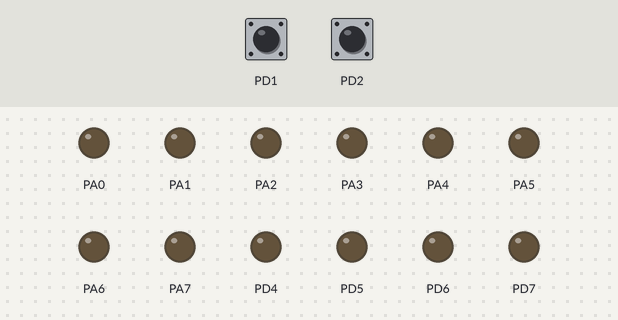
The program below on a simulated ATmega128, built with avr-gcc and emulated at 8 MHz. Shown: output pins drawn as LEDs (lit = HIGH). The inputs (shaded band) are chosen by the test bench; at power-on: PD1 LOW, PD2 HIGH.

Above: at 1.2 s.
1.3 s: PD1 driven HIGH
At 2.4 s:
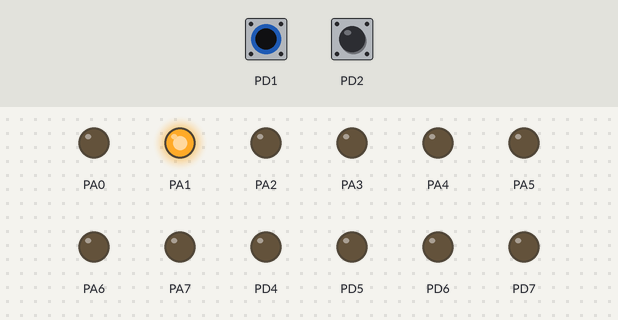
2.8 s: PD2 driven LOW
At 3.6 s:
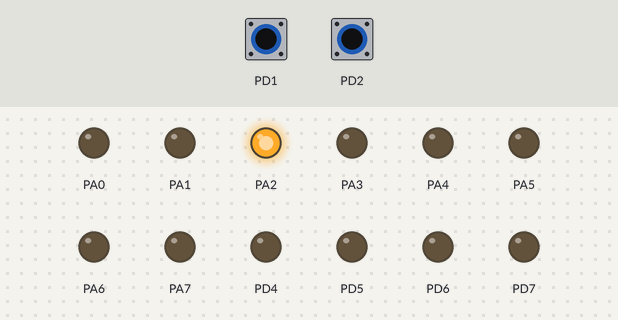
4.3 s: PD1 pulsed LOW 5 times (0.12 s each, 0.3 s apart)
At 6.4 s:
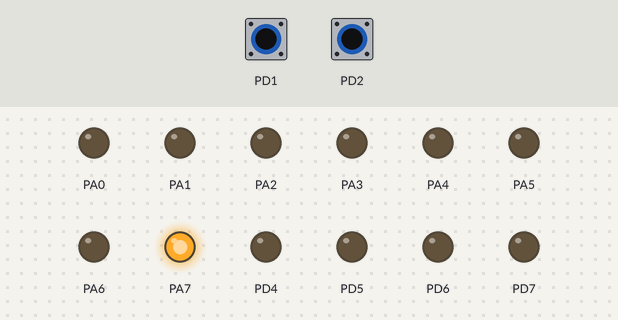
7.3 s: PD2 pulsed HIGH 2 times (0.12 s each, 0.3 s apart)
At 7.57 s:
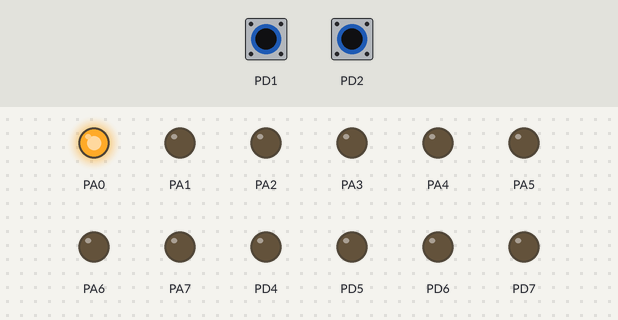
Timing chart, 0 to 10.3 s (numbered marks = the images above; inputs shaded):
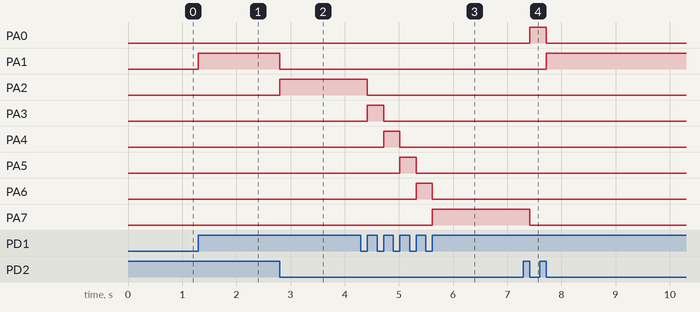

Measured:
- after the input at 1.3 s, PA1: LOW → HIGH at once
- after the input at 2.8 s, PA1: HIGH → LOW at once; PA2: LOW → HIGH at once
- after the input at 4.3 s, PA2: HIGH → LOW after 0.12 s; PA3: LOW → HIGH after 0.12 s, → LOW 0.30 s later; PA4: LOW → HIGH after 0.42 s, → LOW 0.30 s later; PA5: LOW → HIGH after 0.72 s, → LOW 0.30 s later; PA6: LOW → HIGH after 1.0 s, → LOW 0.30 s later
- after the input at 7.3 s, PA0: LOW → HIGH after 0.12 s, → LOW 0.30 s later; PA1: LOW → HIGH after 0.42 s; PA7: HIGH → LOW after 0.12 s

The program:

main.c
```c
#define F_CPU 8e6
#include <avr/io.h>
#include <util/delay.h>
#include <avr/interrupt.h>
#define BIT(x) (1 << (x))

int i = 0;

ISR( INT1_vect ) {
	if (i >= 7){
		i = 0;
	} else {
		i++;
	}
	PORTA = BIT(i);
	_delay_ms(100);
}

ISR( INT2_vect ) {
    	if (i >= 7){
	    	i = 0;
	    	} else {
	    	i++;
    	}
    	PORTA = BIT(i);
    	_delay_ms(100);
}

int main( void ) {
	// Init I/O
	DDRD = 0xF0;
	DDRA = 0xFF;			// PORTD(7:4) output, PORTD(3:0) input

	// Init Interrupt hardware
	EICRA |= 0x2C;			// INT1 falling edge, INT2 rising edge
	EIMSK |= 0x06;			// Enable INT1 & INT2

	sei();

	while (1) {

	}

	return 1;
}
```
